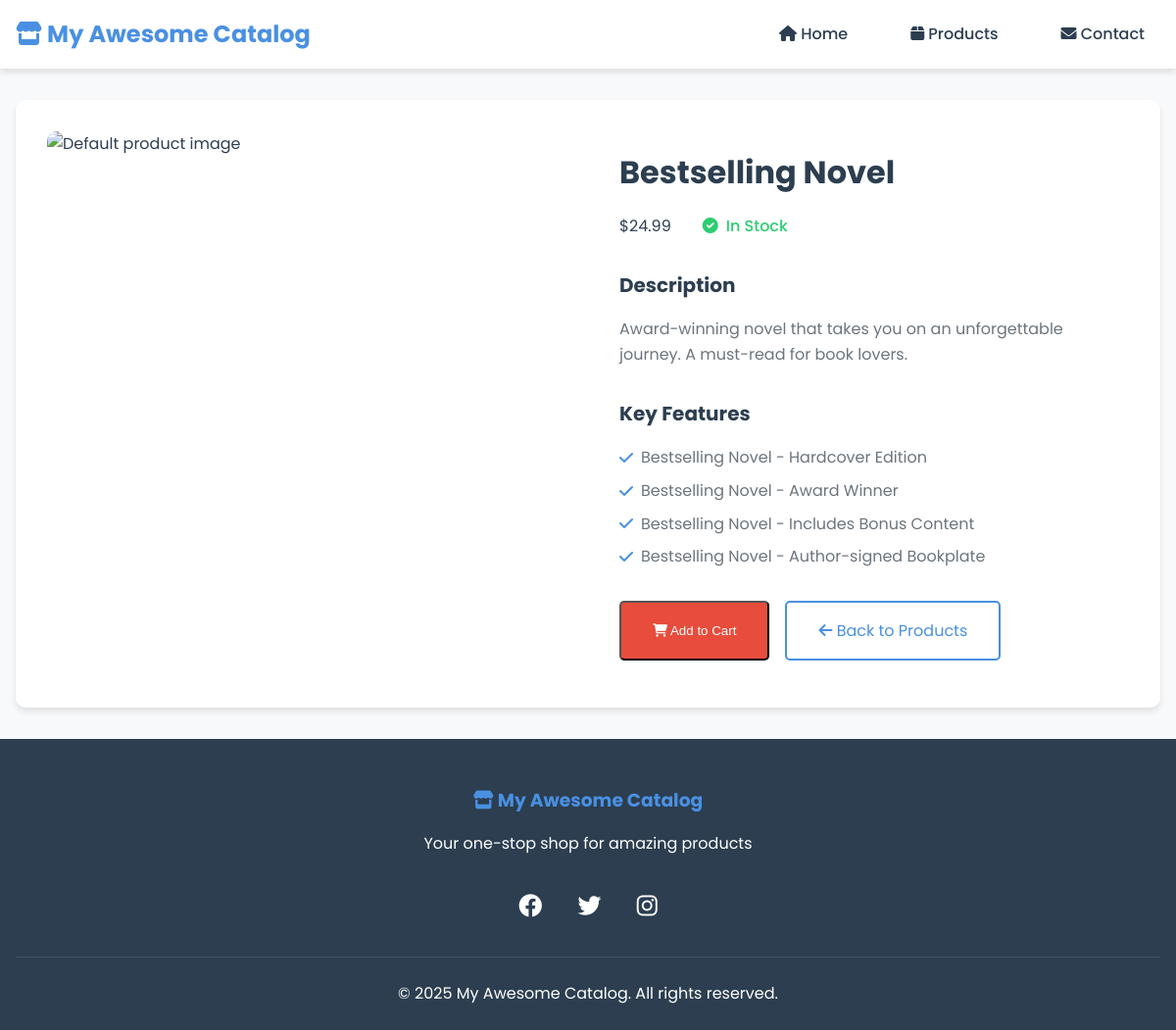
The page /product/6/ on the database its author committed.
### catalog/models.py (models this page shows, shortened)
class Product(models.Model):
    name = models.CharField(max_length=200)
    description = models.TextField()
    price = models.DecimalField(max_digits=10, decimal_places=2, validators=[MinValueValidator(0)])
    image = models.ImageField(upload_to='products/', null=True, blank=True)
    in_stock = models.BooleanField(default=True)
    created_at = models.DateTimeField(auto_now_add=True)
    updated_at = models.DateTimeField(auto_now=True)
    category = models.CharField(max_length=100, choices=[
        ('electronics', 'Electronics'),
        ('clothing', 'Clothing'),
        ('books', 'Books'),
        ('home', 'Home & Living'),
        ('sports', 'Sports & Outdoors'),
    ])
    class Meta:
        ordering = ['-created_at']

class ProductFeature(models.Model):
    product = models.ForeignKey(Product, related_name='features', on_delete=models.CASCADE)
    feature = models.CharField(max_length=200)
    def __str__(self):
        return f"{self.product.name} - {self.feature}"

### catalog/views.py (the view)
# urls.py: path('product/<int:product_id>/', views.product_detail, name='product_detail'),
def product_detail(request, product_id):
    product = get_object_or_404(Product, id=product_id)
    related_products = Product.objects.filter(category=product.category).exclude(id=product_id)[:3]
    context = {
        'product': product,
        'related_products': related_products
    }
    return render(request, 'catalog/product_detail.html', context)

### catalog/templates/catalog/product_detail.html (shortened to what this page needs)
{% load static %}
<!DOCTYPE html>
<html lang="en">
<head>
    <link rel="stylesheet" href="https://cdnjs.cloudflare.com/ajax/libs/font-awesome/6.0.0/css/all.min.css">
    <link rel="stylesheet" type="text/css" href="{% static 'catalog/css/style.css' %}">
</head>
<body>
    <header class="header">
        <div class="header-content">
            <h1><i class="fas fa-store"></i> My Awesome Catalog</h1>
            <nav class="main-nav">
                <ul>
                    <li><a href="/"><i class="fas fa-home"></i> Home</a></li>
                    <li><a href="/product/"><i class="fas fa-box"></i> Products</a></li>
                    <li><a href="/contact/"><i class="fas fa-envelope"></i> Contact</a></li>
                </ul>
            </nav>
        </div>
    </header>
    <main class="container">
        <div class="product-detail">
            <div class="product-detail-image">
                {% if product.image %}
                <img src="{{ product.image.url }}" alt="{{ product.name }}">
                {% else %}
                <img src="{% static 'catalog/images/default-product.jpg' %}" alt="Default product image">
                {% endif %}
            </div>
            <div class="product-detail-info">
                <h2>{{ product.name }}</h2>
                <div class="product-meta">
                    <span class="price">${{ product.price }}</span>
                    <span class="stock {% if product.in_stock %}in-stock{% else %}out-of-stock{% endif %}">
                        <i class="fas {% if product.in_stock %}fa-check-circle{% else %}fa-times-circle{% endif %}"></i>
                        {% if product.in_stock %}In Stock{% else %}Out of Stock{% endif %}
                    </span>
                </div>
                <div class="product-description">
                    <h3>Description</h3>
                    <p>{{ product.description }}</p>
                </div>
                <div class="product-features">
                    <h3>Key Features</h3>
                    <ul>
                        {% for feature in product.features.all %}
                        <li><i class="fas fa-check"></i> {{ feature }}</li>
                        {% endfor %}
                    </ul>
                </div>
                <div class="product-actions">
                    {% if product.in_stock %}
                    <button class="cta-button"><i class="fas fa-shopping-cart"></i> Add to Cart</button>
                    {% endif %}
                    <a href="/product/" class="secondary-button"><i class="fas fa-arrow-left"></i> Back to Products</a>
                </div>
            </div>
        </div>
    </main>
    <footer class="footer">
        <div class="footer-content">
            <div class="footer-info">
                <h3><i class="fas fa-store"></i> My Awesome Catalog</h3>
                <p>Your one-stop shop for amazing products</p>
            </div>
            <div class="footer-social">
                <a href="#"><i class="fab fa-facebook"></i></a>
                <a href="#"><i class="fab fa-twitter"></i></a>
                <a href="#"><i class="fab fa-instagram"></i></a>
            </div>
            <div class="footer-bottom">
                <p>&copy; 2025 My Awesome Catalog. All rights reserved.</p>
            </div>
        </div>
    </footer>
</body>
</html>

### catalog/static/catalog/css/style.css (style rules this page uses)
:root { --primary-color: #4a90e2; --secondary-color: #2c3e50; --accent-color: #e74c3c; --background-color: #f8f9fa; --text-color: #2c3e50; --text-light: #6c757d; --white: #ffffff; --shadow: 0 4px 6px rgba(0, 0, 0, 0.1); --transition: all 0.3s ease; }
* { margin: 0; padding: 0; box-sizing: border-box; }
body { font-family: 'Poppins', sans-serif; line-height: 1.6; color: var(--text-color); background-color: var(--background-color); }
.header { background-color: var(--white); box-shadow: var(--shadow); position: sticky; top: 0; z-index: 1000; }
.header-content { max-width: 1200px; margin: 0 auto; padding: 1rem; display: flex; justify-content: space-between; align-items: center; }
.header h1 { font-size: 1.5rem; color: var(--primary-color); }
.main-nav ul { display: flex; gap: 2rem; list-style: none; }
.main-nav a { text-decoration: none; color: var(--text-color); font-weight: 500; padding: 0.5rem 1rem; border-radius: 4px; transition: var(--transition); }
.container { max-width: 1200px; margin: 2rem auto; padding: 0 1rem; }
.cta-button { display: inline-block; padding: 1rem 2rem; background-color: var(--accent-color); color: var(--white); text-decoration: none; border-radius: 5px; transition: var(--transition); }
.in-stock { color: #2ecc71; }
.footer { background-color: var(--secondary-color); color: var(--white); padding: 3rem 0 1.5rem; }
.footer-content { max-width: 1200px; margin: 0 auto; padding: 0 1rem; text-align: center; }
.footer-info { margin-bottom: 2rem; }
.footer-info h3 { color: var(--primary-color); margin-bottom: 1rem; }
.footer-social { margin-bottom: 2rem; }
.footer-social a { color: var(--white); font-size: 1.5rem; margin: 0 1rem; transition: var(--transition); }
.footer-bottom { padding-top: 1.5rem; border-top: 1px solid rgba(255, 255, 255, 0.1); }
.product-detail { display: grid; grid-template-columns: 1fr 1fr; gap: 2rem; background: var(--white); border-radius: 10px; box-shadow: var(--shadow); overflow: hidden; padding: 2rem; }
.product-detail-image { position: relative; border-radius: 10px; overflow: hidden; }
.product-detail-image img { width: 100%; height: 100%; object-fit: cover; transition: var(--transition); }
.product-detail-info { padding: 1rem; }
.product-detail-info h2 { font-size: 2rem; color: var(--secondary-color); margin-bottom: 1rem; }
.product-meta { display: flex; align-items: center; gap: 2rem; margin-bottom: 2rem; }
.stock { display: flex; align-items: center; gap: 0.5rem; font-weight: 500; }
.product-description { margin-bottom: 2rem; }
.product-description h3 { font-size: 1.25rem; color: var(--secondary-color); margin-bottom: 1rem; }
.product-description p { color: var(--text-light); line-height: 1.6; }
.product-features { margin-bottom: 2rem; }
.product-features h3 { font-size: 1.25rem; color: var(--secondary-color); margin-bottom: 1rem; }
.product-features ul { list-style: none; padding: 0; }
.product-features li { display: flex; align-items: center; gap: 0.5rem; color: var(--text-light); margin-bottom: 0.5rem; }
.product-features i { color: var(--primary-color); }
.product-actions { display: flex; gap: 1rem; }
.secondary-button { display: inline-block; padding: 1rem 2rem; background-color: transparent; color: var(--primary-color); text-decoration: none; border: 2px solid var(--primary-color); border-radius: 5px; transition: var(--transition); }

### rows shown on the page
Product: name "Bestselling Novel", price "24.99", description "Award-winning novel that takes you on an unforgettable journey. A must-read for book lovers."
ProductFeature: product+feature "Bestselling Novel - Hardcover Edition"
ProductFeature: product+feature "Bestselling Novel - Award Winner"
ProductFeature: product+feature "Bestselling Novel - Includes Bonus Content"
ProductFeature: product+feature "Bestselling Novel - Author-signed Bookplate"
